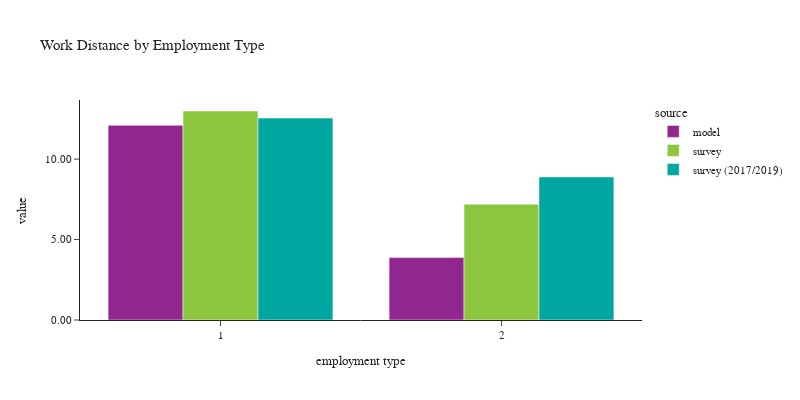

Notebook code cell kept with this figure:
### Code cell
plot_work_location(df_workers, 'pwtyp', 'Employment Type', 'employment type')

### Figure 1 — Plotly figure (JSON) as saved in the notebook; plotly's stock layout.template omitted (floating-point values rounded to 4 significant figures)
{"data": [{"alignmentgroup": "True", "customdata": [[1777092], [433009]], "hovertemplate": "source=model<br>pwtyp=%{x}<br>value=%{y}<br>sample count=%{customdata[0]}<extra></extra>", "legendgroup": "model", "marker": {"color": "#91268F", "pattern": {"shape": ""}}, "name": "model", "offsetgroup": "model", "orientation": "v", "showlegend": true, "textposition": "auto", "type": "bar", "x": [1, 2], "xaxis": "x", "y": [12.1, 3.879], "yaxis": "y"}, {"alignmentgroup": "True", "customdata": [[2239], [453]], "hovertemplate": "source=survey<br>pwtyp=%{x}<br>value=%{y}<br>sample count=%{customdata[0]}<extra></extra>", "legendgroup": "survey", "marker": {"color": "#8CC63E", "pattern": {"shape": ""}}, "name": "survey", "offsetgroup": "survey", "orientation": "v", "showlegend": true, "textposition": "auto", "type": "bar", "x": [1, 2], "xaxis": "x", "y": [12.99, 7.201], "yaxis": "y"}, {"alignmentgroup": "True", "customdata": [[4861], [734]], "hovertemplate": "source=survey (2017/2019)<br>pwtyp=%{x}<br>value=%{y}<br>sample count=%{customdata[0]}<extra></extra>", "legendgroup": "survey (2017/2019)", "marker": {"color": "#00A7A0", "pattern": {"shape": ""}}, "name": "survey (2017/2019)", "offsetgroup": "survey (2017/2019)", "orientation": "v", "showlegend": true, "textposition": "auto", "type": "bar", "x": [1, 2], "xaxis": "x", "y": [12.55, 8.894], "yaxis": "y"}], "layout": {"barmode": "group", "font": {"size": 11}, "height": 400, "legend": {"title": {"text": "source"}, "tracegroupgap": 0}, "title": {"text": "Work Distance by Employment Type"}, "width": 800, "xaxis": {"anchor": "y", "domain": [0.0, 1.0], "title": {"text": "employment type"}}, "yaxis": {"anchor": "x", "domain": [0.0, 1.0], "tickformat": ".2f", "title": {"text": "value"}}}}
